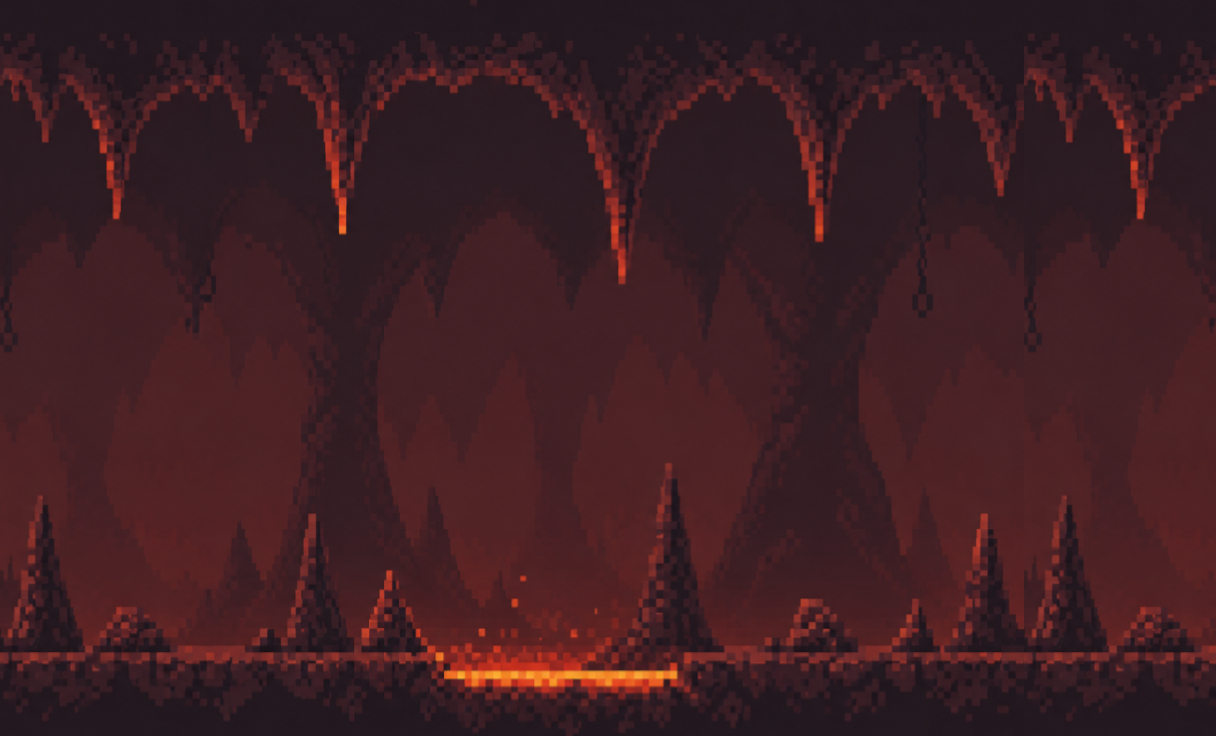

A level layout from a 2D game, rendered from its tile map. Below: a short description, then the map file with its tile-grid data intact:
An orthogonal 38x23 tile map with 32x32 px tiles, 1 tile layer (Capa de patrones 1).

<map version="1.10" tiledversion="1.12.1" orientation="orthogonal" renderorder="right-down" width="38" height="23" tilewidth="32" tileheight="32" infinite="0" nextlayerid="2" nextobjectid="1">
 <tileset firstgid="1" source="Infierno arriba.tsx" />
 <layer id="1" name="Capa de patrones 1" width="38" height="23">
  <data encoding="csv">
892,893,894,895,896,897,898,899,900,901,902,903,904,905,906,907,908,909,910,911,912,913,914,915,916,917,918,919,920,892,893,894,895,896,897,898,899,900,
9,10,11,12,13,14,15,16,17,18,19,20,21,22,23,24,25,26,27,28,29,30,31,32,33,34,35,36,37,38,39,40,9,10,11,12,13,14,
49,50,51,52,53,54,55,56,57,58,59,60,61,62,63,64,65,66,67,68,69,70,71,72,73,74,75,76,77,78,79,80,49,50,51,52,53,54,
89,90,91,92,93,94,95,96,97,98,99,100,101,102,103,104,105,106,107,108,109,110,111,112,113,114,115,116,117,118,119,120,89,90,91,92,93,94,
129,130,131,132,133,134,135,136,137,138,139,140,141,142,143,144,145,146,147,148,149,150,151,152,153,154,155,156,157,158,159,160,129,130,131,132,133,134,
169,170,171,172,173,174,175,176,177,178,179,180,181,182,183,184,185,186,187,188,189,190,191,192,193,194,195,196,197,198,199,200,169,170,171,172,173,174,
209,210,211,212,213,214,215,216,217,218,219,220,221,222,223,224,225,226,227,228,229,230,231,232,233,234,235,236,237,238,239,240,209,210,211,212,213,214,
249,250,251,252,253,254,255,256,257,258,259,260,261,262,263,264,265,266,267,268,269,270,271,272,273,274,275,276,277,278,279,280,249,250,251,252,253,254,
289,290,291,292,293,294,295,296,297,298,299,300,301,302,303,304,305,306,307,308,309,310,311,312,313,314,315,316,317,318,319,320,289,290,291,292,293,294,
329,330,331,332,333,334,335,336,337,338,339,340,341,342,343,344,345,346,347,348,349,350,351,352,353,354,355,356,357,358,359,360,329,330,331,332,333,334,
369,370,371,372,373,374,375,376,377,378,379,380,381,382,383,384,385,386,387,388,389,390,391,392,393,394,395,396,397,398,399,400,369,370,371,372,373,374,
409,410,411,412,413,414,415,416,417,418,419,420,421,422,423,424,425,426,427,428,429,430,431,432,433,434,435,436,437,438,439,440,409,410,411,412,413,414,
449,450,451,452,453,454,455,456,457,458,459,460,461,462,463,464,465,466,467,468,469,470,471,472,473,474,475,476,477,478,479,480,449,450,451,452,453,454,
489,490,491,492,493,494,495,496,497,498,499,500,501,502,503,504,505,506,507,508,509,510,511,512,513,514,515,516,517,518,519,520,489,490,491,492,493,494,
529,530,531,532,533,534,535,536,537,538,539,540,541,542,543,544,545,546,547,548,549,550,551,552,553,554,555,556,557,558,559,560,529,530,531,532,533,534,
569,570,571,572,573,574,575,576,577,578,579,580,581,582,583,584,585,586,587,588,589,590,591,592,593,594,595,596,597,598,599,600,569,570,571,572,573,574,
609,610,611,612,613,614,615,616,617,618,619,620,621,622,623,624,625,626,627,628,629,630,631,632,633,634,635,636,637,638,639,640,609,610,611,612,613,614,
649,650,651,652,653,654,655,656,657,658,659,660,661,662,663,664,665,666,667,668,669,670,671,672,673,674,675,676,677,678,679,680,649,650,651,652,653,654,
689,690,691,692,693,694,695,696,697,698,699,700,701,702,703,704,705,706,707,708,709,710,711,712,713,714,715,716,717,718,719,720,689,690,691,692,693,694,
729,730,731,732,733,734,735,736,737,738,739,740,741,742,743,744,745,746,747,748,749,750,751,752,753,754,755,756,757,758,759,760,729,730,731,732,733,734,
769,770,771,772,773,774,775,776,777,778,779,780,781,782,783,784,785,786,787,788,789,790,791,792,793,794,795,796,797,798,799,800,769,770,771,772,773,774,
809,810,811,812,813,814,815,816,817,818,819,820,821,822,823,824,825,826,827,828,829,830,831,832,833,834,835,836,837,838,839,840,809,810,811,812,813,814,
849,850,851,852,853,854,855,856,857,858,859,860,861,862,863,864,865,866,867,868,869,870,871,872,873,874,875,876,877,878,879,880,849,850,851,852,853,854
</data>
 </layer>
</map>
